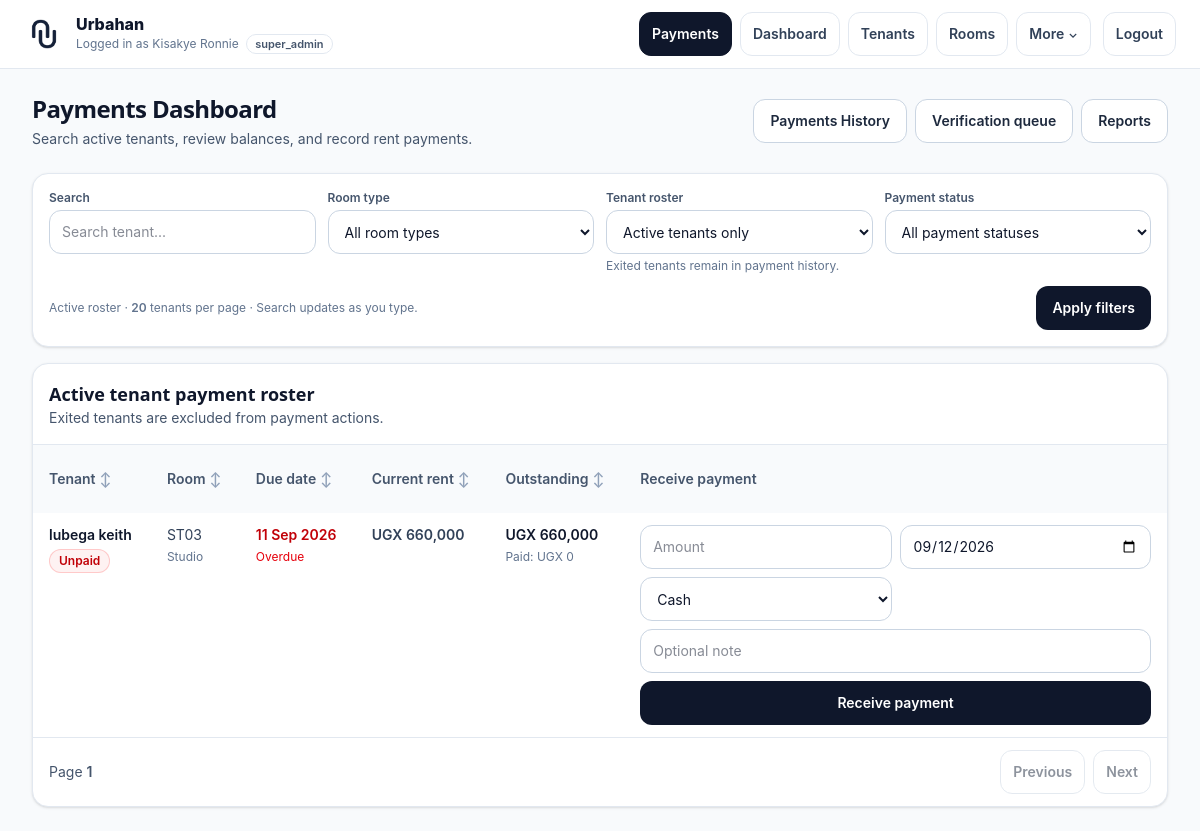
/public/payments.php?tenant_id=15 (signed in), run on the app's committed database.
### tables this page shows
CREATE TABLE "tenants" (
    id INTEGER PRIMARY KEY AUTOINCREMENT,

    admin_id INTEGER NOT NULL,
    room_id INTEGER,

    full_name TEXT NOT NULL,
    phone TEXT,
    email TEXT,

    move_in_date DATE,
    exit_date DATE,

    status TEXT DEFAULT 'active',

    rent_due_date DATE,
    rent_due_day INTEGER,
    monthly_rent REAL,

    created_at DATETIME,
    updated_at DATETIME
, account_status VARCHAR(20) DEFAULT 'password_reset_required', login_attempts INTEGER DEFAULT 0, locked_until DATETIME DEFAULT NULL, last_login DATETIME DEFAULT NULL, session_token VARCHAR(64) DEFAULT NULL, password_hash VARCHAR(255) DEFAULT NULL, must_change_password INTEGER DEFAULT 1);

### core/helpers.php (called while the page is built, shortened)
<?php
if (!function_exists('e')) {
    function e($v): string
    {
        return htmlspecialchars((string)($v ?? ''), ENT_QUOTES | ENT_SUBSTITUTE, 'UTF-8');
    }
}
if (!function_exists('current_admin_id')) {
    function current_admin_id(): int
    {
        if (isset($_SESSION['admin']['id'])) {
            return (int)$_SESSION['admin']['id'];
        }
        return (int)($_SESSION['admin_id'] ?? 0);
    }
}
?>

### public/tenant_filter.php (called while the page is built, shortened)
<?php
function getFilteredTenants(PDO $pdo, int $admin_id, array $params): array
{
    $month = date('Y-m');
    $search = isset($params['search']) && is_scalar($params['search'])
        ? trim((string)$params['search'])
        : '';
    $roomType = isset($params['room_type']) && is_scalar($params['room_type'])
        ? trim((string)$params['room_type'])
        : '';
    $tenantStatus = isset($params['tenant_status']) && is_scalar($params['tenant_status'])
        ? strtolower(trim((string)$params['tenant_status']))
        : '';
    $paymentStatus = isset($params['payment_status']) && is_scalar($params['payment_status'])
        ? strtolower(trim((string)$params['payment_status']))
        : '';
    $tenantId = isset($params['tenant_id']) && is_scalar($params['tenant_id'])
        ? filter_var($params['tenant_id'], FILTER_VALIDATE_INT)
        : false;
    $tenantId = $tenantId === false ? 0 : max(0, (int)$tenantId);
    $limit = isset($params['limit']) && is_scalar($params['limit'])
        ? (int)$params['limit']
        : 10;
    $offset = isset($params['offset']) && is_scalar($params['offset'])
        ? (int)$params['offset']
        : 0;
    $sortOrder = isset($params['sort_order']) && is_scalar($params['sort_order'])
        && strtoupper((string)$params['sort_order']) === 'DESC'
        ? 'DESC'
        : 'ASC';
    $sortMap = [
        'full_name'              => 't.full_name',
        'room_number'            => 'r.room_number',
        'rent_due_date'          => 't.rent_due_date',
        'monthly_rent_effective' => 'monthly_rent_effective',
        'paid_this_month'        => 'paid_this_month',
        'outstanding_balance'    => 'outstanding_balance',
        'status'                 => 't.status',
    ];
    $sortKey = isset($params['sort_by']) && is_scalar($params['sort_by'])
        ? (string)$params['sort_by']
        : 'full_name';
    $sortExpr = $sortMap[$sortKey] ?? 't.full_name';
    $rentExpression = "COALESCE(
        NULLIF(t.monthly_rent, 0),
        NULLIF(r.monthly_rent, 0),
        rt.default_monthly_rent,
        0
    )";
    $sql = "
        SELECT
            t.id,
            t.full_name,
            t.phone,
            t.rent_due_date,
            t.status,
            t.exit_date,
            r.room_number,
            rt.name AS room_type,
            {$rentExpression} AS monthly_rent_effective,
            COALESCE(SUM(p.amount), 0) AS paid_this_month,
            MAX(
                0,
                {$rentExpression} - COALESCE(SUM(p.amount), 0)
            ) AS outstanding_balance
        FROM tenants t
        LEFT JOIN rooms r
            ON r.id = t.room_id
        LEFT JOIN room_types rt
            ON rt.id = r.room_type_id
        LEFT JOIN payments p
            ON p.tenant_id = t.id
            AND p.admin_id = :payment_admin_id
            AND strftime('%Y-%m', p.payment_date) = :month
        WHERE t.admin_id = :admin_id
    ";
    $bind = [
        ':admin_id'         => $admin_id,
        ':payment_admin_id' => $admin_id,
        ':month'            => $month,
    ];
    $includeExited = filter_var($params['include_exited'] ?? false, FILTER_VALIDATE_BOOLEAN);
    if (!$includeExited) {
        $sql .= "
            AND LOWER(COALESCE(t.status, '')) = 'active'
            AND t.exit_date IS NULL
        ";
    } elseif (in_array($tenantStatus, ['active', 'inactive', 'exited'], true)) {
        $sql .= " AND LOWER(COALESCE(t.status, '')) = :tenant_status ";
        $bind[':tenant_status'] = $tenantStatus;
    }
    if ($tenantId > 0) {
        $sql .= " AND t.id = :tenant_id ";
        $bind[':tenant_id'] = $tenantId;
    }
    $sql .= "
        GROUP BY
            t.id,
            t.full_name,
            t.phone,
            t.rent_due_date,
            t.status,
            t.exit_date,
            t.monthly_rent,
            r.room_number,
            r.monthly_rent,
            rt.name,
            rt.default_monthly_rent
    ";
    $sql .= " ORDER BY {$sortExpr} {$sortOrder}, t.id ASC LIMIT :limit OFFSET :offset ";
    $stmt = $pdo->prepare($sql);
    $stmt->bindValue(':admin_id', $bind[':admin_id'], PDO::PARAM_INT);
    $stmt->bindValue(':payment_admin_id', $bind[':payment_admin_id'], PDO::PARAM_INT);
    $stmt->bindValue(':month', $bind[':month'], PDO::PARAM_STR);
    foreach ($bind as $key => $value) {
        if (in_array($key, [':admin_id', ':payment_admin_id', ':month'], true)) {
            continue;
        }
        $stmt->bindValue($key, $value);
    }
    $stmt->bindValue(':limit', $limit, PDO::PARAM_INT);
    $stmt->bindValue(':offset', $offset, PDO::PARAM_INT);
    $stmt->execute();
    $rows = $stmt->fetchAll(PDO::FETCH_ASSOC) ?: [];
    foreach ($rows as &$tenant) {
        $tenant['monthly_rent_effective'] = (float)($tenant['monthly_rent_effective'] ?? 0);
        $tenant['paid_this_month'] = (float)($tenant['paid_this_month'] ?? 0);
    }
    return $rows;
}

### public/partials/payment_tenant_rows.php (the view, shortened to what this page needs)
<?php
if (!function_exists('paymentChip')) {
    function paymentChip(string $label, string $tone): string
    {
        $map = [
            'slate' => 'bg-slate-100 text-slate-700 ring-slate-200',
            'red'   => 'bg-red-50 text-red-700 ring-red-200',
            'green' => 'bg-emerald-50 text-emerald-700 ring-emerald-200',
            'amber' => 'bg-amber-50 text-amber-700 ring-amber-200',
            'blue'  => 'bg-sky-50 text-sky-700 ring-sky-200',
        ];
        $classes = $map[$tone] ?? $map['slate'];
        return '<span class="inline-flex items-center rounded-full px-2.5 py-1 text-xs font-semibold ring-1 ring-inset ' . $classes . '">' . e($label) . '</span>';
    }
}
$tenants = $tenants ?? [];
$paymentFormData = $paymentFormData ?? [];
$paymentActionQuery = $paymentActionQuery ?? [];
$paymentAction = 'payments.php';
if ($paymentActionQuery) {
    $paymentAction .= '?' . http_build_query($paymentActionQuery);
}
$today = date('Y-m-d');
$postedTenantId = (int)($paymentFormData['tenant_id'] ?? 0);
?>
<?php foreach ($tenants as $tenant): ?>
  <?php
    $tenantId = (int)($tenant['id'] ?? 0);
    $tenantName = (string)($tenant['full_name'] ?? '');
    $dueRaw = (string)($tenant['rent_due_date'] ?? '');
    $dueTimestamp = $dueRaw !== '' ? strtotime($dueRaw) : false;
    $isOverdue = $dueTimestamp !== false && $dueTimestamp < strtotime($today);
    $rent = (float)($tenant['monthly_rent_effective'] ?? 0);
    $paid = (float)($tenant['paid_this_month'] ?? 0);
    $outstanding = (float)($tenant['outstanding_balance'] ?? 0);
    if ($rent <= 0) {
        $statusChip = paymentChip('Rent missing', 'red');
    } elseif ($outstanding <= 0.00001) {
        $statusChip = paymentChip('Paid', 'green');
    } elseif ($paid > 0) {
        $statusChip = paymentChip('Partial', 'amber');
    } else {
        $statusChip = paymentChip('Unpaid', 'red');
    }
    $isPostedTenant = $postedTenantId === $tenantId;
    $amountValue = $isPostedTenant ? (string)($paymentFormData['amount'] ?? '') : '';
    $dateValue = $isPostedTenant
        ? (string)($paymentFormData['payment_date'] ?? $today)
        : $today;
    $methodValue = $isPostedTenant
        ? (string)($paymentFormData['method'] ?? 'cash')
        : 'cash';
    $noteValue = $isPostedTenant ? (string)($paymentFormData['note'] ?? '') : '';
  ?>
  <tr class="align-top hover:bg-slate-50">
    <td class="px-4 py-3">
      <div class="font-semibold text-slate-900"><?= e($tenantName) ?></div>
      <div class="mt-1"><?= $statusChip ?></div>
    </td>
    <td class="px-4 py-3 text-slate-700">
      <?= e($tenant['room_number'] ?? '-') ?>
      <?php if (!empty($tenant['room_type'])): ?>
        <div class="mt-1 text-xs text-slate-500"><?= e($tenant['room_type']) ?></div>
      <?php endif; ?>
    </td>
    <td class="px-4 py-3">
      <div class="<?= $isOverdue ? 'font-semibold text-red-700' : 'text-slate-700' ?>">
        <?= e($dueTimestamp !== false ? date('d M Y', $dueTimestamp) : '—') ?>
      </div>
      <?php if ($isOverdue): ?>
        <div class="mt-1 text-xs text-red-600">Overdue</div>
      <?php endif; ?>
    </td>
    <td class="px-4 py-3 whitespace-nowrap font-semibold text-slate-700">
      UGX <?= e(number_format($rent, 0)) ?>
    </td>
    <td class="px-4 py-3 whitespace-nowrap">
      <div class="font-semibold <?= $outstanding > 0 ? 'text-slate-900' : 'text-emerald-700' ?>">
        UGX <?= e(number_format($outstanding, 0)) ?>
      </div>
      <div class="mt-1 text-xs text-slate-500">Paid: UGX <?= e(number_format($paid, 0)) ?></div>
    </td>
    <td class="px-4 py-3">
      <form method="post" action="<?= e($paymentAction) ?>" class="flex min-w-[520px] flex-col gap-2 lg:min-w-0" data-payment-form>
        <div class="grid grid-cols-1 gap-2 sm:grid-cols-2 xl:grid-cols-5">
          <div>
            <input
              id="payment_amount_<?= $tenantId ?>"
              type="number"
              name="amount"
              min="0.01"
              step="0.01"
              inputmode="decimal"
              required
              value="<?= e($amountValue) ?>"
              placeholder="Amount"
              class="min-h-11 w-full rounded-xl border border-slate-300 bg-white px-3 py-2 text-sm outline-none transition focus:border-slate-500 focus:ring-2 focus:ring-slate-200"
            >
          </div>
          <div>
            <input
              id="payment_date_<?= $tenantId ?>"
              type="date"
              name="payment_date"
              value="<?= e($dateValue) ?>"
              required
              class="min-h-11 w-full rounded-xl border border-slate-300 bg-white px-3 py-2 text-sm outline-none transition focus:border-slate-500 focus:ring-2 focus:ring-slate-200"
            >
          </div>
          <div>
            <select
              id="payment_method_<?= $tenantId ?>"
              name="method"
              class="min-h-11 w-full rounded-xl border border-slate-300 bg-white px-3 py-2 text-sm outline-none transition focus:border-slate-500 focus:ring-2 focus:ring-slate-200"
            >
              <option value="cash" <?= $methodValue === 'cash' ? 'selected' : '' ?>>Cash</option>
            </select>
          </div>
          <div class="sm:col-span-2 xl:col-span-2">
            <input
              id="payment_note_<?= $tenantId ?>"
              type="text"
              name="note"
              maxlength="160"
              value="<?= e($noteValue) ?>"
              placeholder="Optional note"
              class="min-h-11 w-full rounded-xl border border-slate-300 bg-white px-3 py-2 text-sm outline-none transition focus:border-slate-500 focus:ring-2 focus:ring-slate-200"
            >
          </div>
        </div>
        <button
          type="submit"
          name="receive_payment"
          value="1"
          data-payment-submit
          data-submitting-label="Saving…"
          class="inline-flex min-h-11 w-full items-center justify-center rounded-xl bg-slate-900 px-4 py-2 text-sm font-semibold text-white transition hover:bg-slate-800 focus-visible:outline-2 focus-visible:outline-offset-2 focus-visible:outline-slate-900 disabled:cursor-not-allowed disabled:opacity-60 sm:w-auto"
        >
          Receive payment
        </button>
      </form>
    </td>
  </tr>
<?php endforeach; ?>

### data on the page
tenants: full_name "lubega keith", room_number "ST03", room_type "Studio", rent_due_date "11 Sep 2026", shows "Overdue", rent "660,000", outstanding "660,000", paid "0", payment_date "09/12/2026", method "Cash"

### other printed values
$_SESSION['admin']['name'] "Kisakye Ronnie"
current_admin_role() "super_admin"
$label "Payments Dashboard Tenants Rooms"
$page "1"
